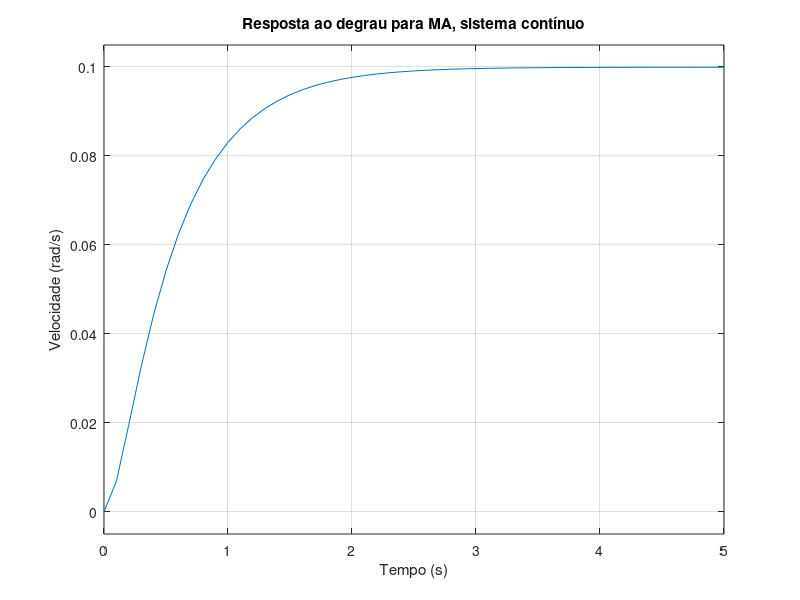

The MATLAB source for this figure: (Note: this script raises an error after producing the figure.)
% Controle Digital
%
% Exemplo de projeto de controlador digital pelo lugar das raizes:
% Sistema motor DC;
% No domínio 's', G(s) = K/[(Js + b) * (Ls + R) + K^2];
% Entrada: Tensão
% Saída: Velocidade

close all; clear; clc;

%% Escolha do periodo de amostragem:
J = 0.01;
b = 0.1;
K = 0.01;
R = 1;
L = 0.5;

%% Modelo continuo do processo

% Processo em MA:
num=K;
den = [(J * L) (J * R + L * b) (b * R + K ^ 2)];
Gps = tf(num, den);


% Resposta contínua em malha aberta
figure; step(Gps, 0:0.1:5);
xlabel('Tempo (s)'); ylabel('Velocidade (rad/s)');
title('Resposta ao degrau para MA, sistema contínuo');

%% Modelo discreto do processo:

% Periodo de amostragem
% Calculando pelo tempo de acomodação ts
% ts/15 < T < ts/6 Ou aproximadamente 0.12 < T < 0.3

T = 0.15;

% Planta discreta:
[numz,denz] = c2dm(num,den,T,'zoh');
Gz = c2d(Gps, T, 'zoh');
zpk(Gz);

% Resposta discreta em malha fechada
sys = feedback(Gz, 1);
[y, t] = step(sys, 5);
figure; stairs(t,y);
xlabel('Tempo (s)'); ylabel('Velocidade (rad/s)');
title('Resposta ao degrau para MF, sistema discreto');

%% Especificacoes de desempenho:

Mpmax = 10; % percentual de overshoot
ts = 1.82; % tempo de subida
ta = 3; % tempo de acomodacao

% Regioes que atendem as especificacoes:
zetamin = 0.6*(1 - Mpmax/100); % taxa de amortecimento
wnmin = 1.8/ts; % frequencia natural
zetawnmin = 4.6/ta; % zeta*wn, em que wn esta em rad/s

% Especificacoes (um pouco mais rigoross que valores minimos) que atendem regioes:
zeta = 0.5;
wn = 6.0*T; % em rad
zeta*wn/T; % Observe que  esse valor deve ser > zetawnmin calculado acima
r0 = exp(-zeta*wn); % a regiao interna a esse raio delimita o ta minimo


%% 1) Projeto direto PID:

% Projeto digital usando lugar das raizes:
figure; zgrid; % referencia do grid

Kp = 100;
Ki = 200;
Kd = 10;

[dencz,numcz]=c2dm([1 0],[Kd Kp Ki],T,'tustin'); 

numaz = conv(numz,numcz);
denaz = conv(denz,dencz);
[numaz_cl,denaz_cl] = cloop(numaz,denaz);

[x2] = dstep(numaz_cl,denaz_cl,101);
t=0:0.12:12;
stairs(t,x2)
xlabel('Time (seconds)')
ylabel('Velocity (rad/s)')
title('Stairstep Response:with PID controller')

Dz = tf(numaz, denaz, T);

%2 Considerando compensador estatico

rlocus(numaz,denaz)
title('Root Locus of Compensated System')

dencz = conv([1 -1],[1.6 1]);
numaz = conv(numz,numcz);
denaz = conv(denz,dencz);

figure; rlocus(numaz,denaz)
title('Root Locus of Compensated System');

% Escolher um polo em -0.625 para anular o zero do sistema não compesado

[Kc,poles] = rlocfind(numaz,denaz);

% Um ganho válido gira entorno de Kc = 40;
[numaz_cl,denaz_cl] = cloop(Kc*numaz,denaz);
Cz = zpk(tf(numaz_cl,denaz_cl,T));

figure; nyquist(Gz*Cz); grid on;

step(Gz*Cz/(1+Gz*Cz));
xlabel('Tempo (s)'); ylabel('Velocidade (rad/s)');
title('Sistema com controlador PID compensado, Resposta ao degrau para MF');
 